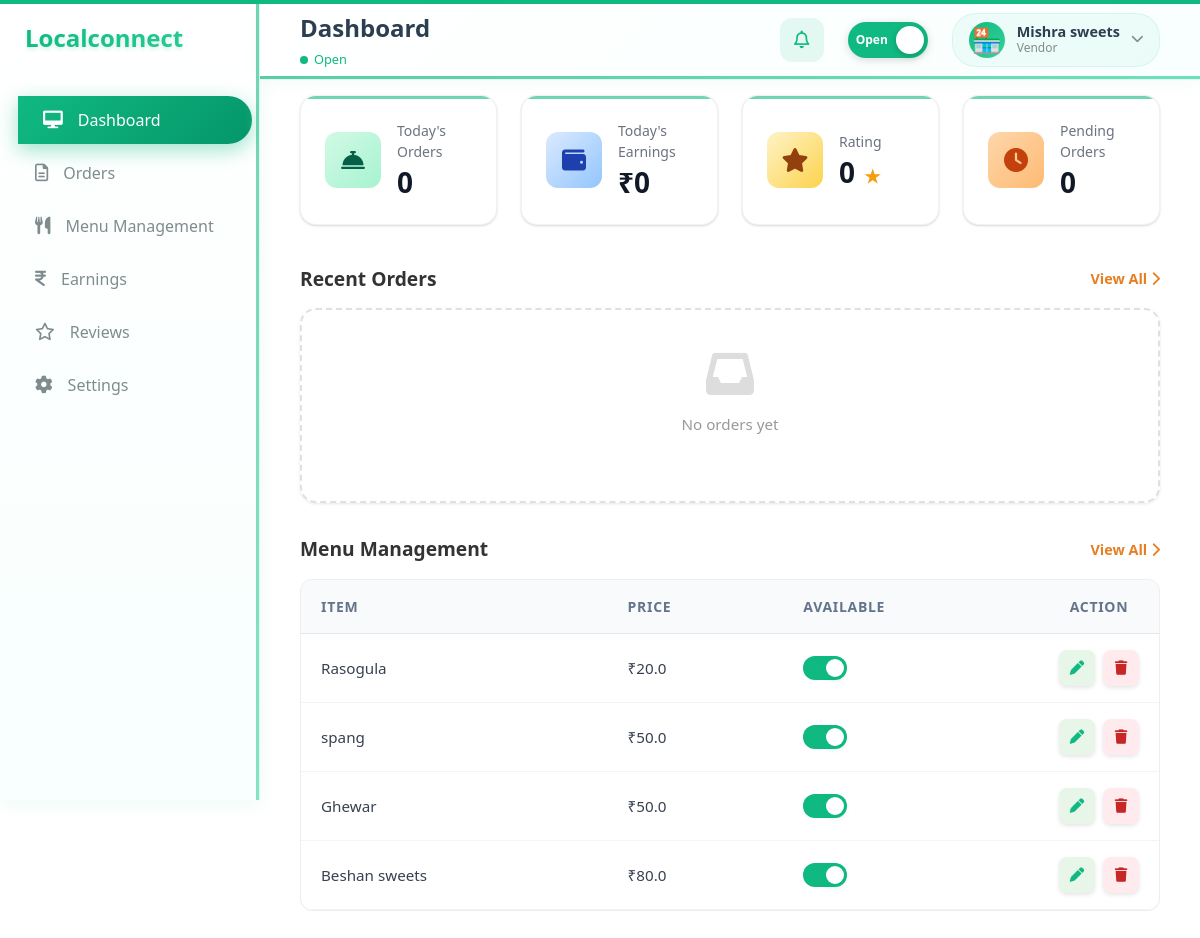
The page /vendor/dashboard (signed in) on the database its author committed.
### models/models.py (models this page shows, shortened)
class Vendor(db.Model):
    id = db.Column(db.Integer, primary_key=True)
    business_name = db.Column(db.String(100), nullable=False)
    email = db.Column(db.String(120), unique=True, nullable=False)
    business_category = db.Column(db.String(50), nullable=False)
    business_address = db.Column(db.String(200), nullable=False)
    phone = db.Column(db.String(20), nullable=False)
    password_hash = db.Column(db.String(128), nullable=False)
    is_open = db.Column(db.Boolean, default=True)
    shop_image = db.Column(db.String(200), default='🏪')
    menu_items = db.relationship('MenuItem', backref='vendor', lazy=True)
    orders = db.relationship('Order', backref='vendor', lazy=True)

class MenuItem(db.Model):
    id = db.Column(db.Integer, primary_key=True)
    vendor_id = db.Column(db.Integer, db.ForeignKey('vendor.id'), nullable=False)
    name = db.Column(db.String(100), nullable=False)
    sub_name = db.Column(db.String(100))
    category = db.Column(db.String(50))
    price = db.Column(db.Float, nullable=False)
    is_available = db.Column(db.Boolean, default=True)
    image_file = db.Column(db.String(100), default='default.jpg')

### app.py (the view)
@app.route('/vendor/dashboard')
@vendor_required
def vendor_dashboard():
    from datetime import date
    from sqlalchemy import func
    vendor_id = session['user_id']
    vendor = Vendor.query.get(vendor_id)
    orders = Order.query.filter_by(vendor_id=vendor_id).order_by(Order.created_at.desc()).limit(5).all()
    unread_count = Order.query.filter_by(vendor_id=vendor_id, status='Pending').count()
    today = date.today()
    todays_orders = Order.query.filter(Order.vendor_id==vendor_id, func.date(Order.created_at)==today).count()
    todays_earnings = db.session.query(func.sum(Order.total)).filter(Order.vendor_id==vendor_id, func.date(Order.created_at)==today, Order.status!='Rejected').scalar() or 0
    pending_orders = unread_count
    avg_rating = db.session.query(func.avg(Order.review_rating)).filter(Order.vendor_id==vendor_id, Order.review_rating!=None).scalar() or 0
    avg_rating = round(avg_rating, 1) if avg_rating else 0
    menu_items = MenuItem.query.filter_by(vendor_id=vendor_id).limit(5).all()
    return render_template('vendor/vendor_dashboard.html', orders=orders, vendor_profile=vendor, unread_count=unread_count,
                         todays_orders=todays_orders, todays_earnings=todays_earnings, pending_orders=pending_orders,
                         avg_rating=avg_rating, menu_items=menu_items)

### app.py (called while the page is built)
def vendor_required(f):
    @wraps(f)
    def decorated_function(*args, **kwargs):
        if 'user_id' not in session or session.get('user_role') != 'vendor':
            flash('Access denied. Vendor login required.', 'error')
            return redirect(url_for('sign_in'))
        return f(*args, **kwargs)
    return decorated_function

### templates/vendor/vendor_dashboard.html (shortened to what this page needs)
{% extends "vendor/base.html" %}
{% block page_title %}Dashboard{% endblock %}
{% block extra_css %}
<link rel="stylesheet" href="{{ url_for('static', filename='css/vendor/dashboard.css') }}">
<link rel="stylesheet" href="{{ url_for('static', filename='css/vendor/menu.css') }}">
{% endblock %}
{% block content %}
<div class="dashboard-wrapper" data-status="{{ 'open' if vendor_profile and vendor_profile.is_open else 'closed' }}">
    <div class="stats-grid">
        <div class="stat-card">
            <div class="stat-icon-box green-bg">
                <i class="fa-solid fa-bell-concierge"></i>
            </div>
            <div class="stat-info">
                <p>Today's Orders</p>
                <h3>{{ todays_orders }}</h3>
            </div>
        </div>
        <div class="stat-card">
            <div class="stat-icon-box blue-bg">
                <i class="fa-solid fa-wallet"></i>
            </div>
            <div class="stat-info">
                <p>Today's Earnings</p>
                <h3>₹{{ "%.0f"|format(todays_earnings) }}</h3>
            </div>
        </div>
        <div class="stat-card">
            <div class="stat-icon-box star-bg">
                <i class="fa-solid fa-star"></i>
            </div>
            <div class="stat-info">
                <p>Rating</p>
                <h3>{{ avg_rating }} <span class="star-mini">★</span></h3>
            </div>
        </div>
        <div class="stat-card">
            <div class="stat-icon-box orange-bg">
                <i class="fa-solid fa-clock"></i>
            </div>
            <div class="stat-info">
                <p>Pending Orders</p>
                <h3>{{ pending_orders }}</h3>
            </div>
        </div>
    </div>
    <div class="dashboard-section">
        <div class="section-header">
            <h3>Recent Orders</h3>
            <a href="/vendor/orders" class="view-link">View All <i class="fa-solid fa-chevron-right"></i></a>
        </div>
        <div class="orders-grid">
            {% for order in orders %}
            <div class="order-card compact" data-order-id="{{ order.id }}">
                <div class="order-header">
                    <div class="order-id">#{{ order.id }}</div>
                    <div class="order-time">{{ order.created_at.strftime('%H:%M') if order.created_at else 'Now' }}</div>
                </div>
                <div class="order-content">
                    <div class="order-items-compact">{{ order.items_summary }}</div>
                    <div class="order-meta">
                        <span class="order-type-compact {{ 'delivery' if order.order_type == 'Delivery' else 'takeaway' }}">
                            <i class="fa-solid {{ 'fa-motorcycle' if order.order_type == 'Delivery' else 'fa-bag-shopping' }}"></i>
                            {{ order.order_type }}
                        </span>
                        <span class="order-amount">₹{{ order.total_price }}</span>
                    </div>
                </div>
                <div class="order-status-section">
                    <div class="status-badge-compact status-{{ (order.status or 'pending').lower() }}" id="status-{{ order.id }}">
                        {{ order.status or 'Pending' }}
                    </div>
                    <div class="order-actions-compact" id="actions-{{ order.id }}">
                        {% if not order.status or order.status == 'Pending' %}
                        <button class="btn-action accept" onclick="updateOrderStatus({{ order.id }}, 'Accepted')">
                            Accept
                        </button>
                        <button class="btn-action reject" onclick="updateOrderStatus({{ order.id }}, 'Rejected')">
                            Reject
                        </button>
                        {% endif %}
                    </div>
                </div>
            </div>
            {% else %}
            <div class="empty-state" style="text-align: center; padding: 40px; color: #666;">
                <i class="fa-solid fa-inbox" style="font-size: 3rem; color: #ddd; margin-bottom: 15px;"></i>
                <p>No orders yet</p>
            </div>
            {% endfor %}
        </div>
    </div>
    <div class="dashboard-section">
        <div class="section-header">
            <h3>Menu Management</h3>
            <a href="/vendor/menu" class="view-link">View All <i class="fa-solid fa-chevron-right"></i></a>
        </div>
        <div class="menu-preview-card">
            <div class="dashboard-table-wrapper">
                <table class="dashboard-table">
                    <thead>
                        <tr>
                            <th>Item</th>
                            <th>Price</th>
                            <th>Available</th>
                            <th>Action</th>
                        </tr>
                    </thead>
                    <tbody>
                        {% for item in menu_items %}
                        <tr>
                            <td>{{ item.name }}</td>
                            <td>₹{{ item.price }}</td>
                            <td>
                                <label class="switch">
                                    <span class="slider round"></span>
                                </label>
                            </td>
                            <td>
                                <div class="action-buttons">
                                    <button class="btn-edit" onclick="openEditModal({{ item.id }})" title="Edit Item">
                                        <i class="fa-solid fa-pen"></i>
                                    </button>
                                    <button class="btn-delete" onclick="deleteItem({{ item.id }})" title="Delete Item">
                                        <i class="fa-solid fa-trash"></i>
                                    </button>
                                </div>
                            </td>
                        </tr>
                        {% else %}
                        <tr>
                            <td colspan="4" style="text-align: center; color: #666; padding: 20px;">
                                No menu items found. <a href="/vendor/menu" style="color: var(--primary-green);">Add items</a>
                            </td>
                        </tr>
                        {% endfor %}
                    </tbody>
                </table>
            </div>
        </div>
    </div>
</div>
{% endblock %}

### templates/vendor/base.html (shortened to what this page needs)
<!DOCTYPE html>
<html lang="en">
<head>
    <link rel="stylesheet" href="{{ url_for('static', filename='css/vendor/base.css') }}">
    <link rel="stylesheet" href="https://cdnjs.cloudflare.com/ajax/libs/font-awesome/6.0.0/css/all.min.css">
    {% block extra_css %}{% endblock %}
</head>
<body>
    <div class="container">
        <aside class="sidebar">
            <div class="logo">
                <h1>Localconnect</h1>
            </div>
            <nav>
                <ul>
                    <li class="{{ 'active' if request.path == '/vendor/dashboard' }}">
                        <a href="/vendor/dashboard"><i class="fa-solid fa-desktop"></i> Dashboard</a>
                    </li>
                    <li class="{{ 'active' if request.path == '/vendor/orders' }}">
                        <a href="/vendor/orders"><i class="fa-regular fa-file-lines"></i> Orders</a>
                    </li>
                    <li class="{{ 'active' if request.path == '/vendor/menu' }}">
                        <a href="/vendor/menu"><i class="fa-solid fa-utensils"></i> Menu Management</a>
                    </li>
                    <li class="{{ 'active' if request.path == '/vendor/earnings' }}">
                        <a href="/vendor/earnings"><i class="fa-solid fa-indian-rupee-sign"></i> Earnings</a>
                    </li>
                    <li class="{{ 'active' if request.path == '/vendor/reviews' }}">
                        <a href="/vendor/reviews"><i class="fa-regular fa-star"></i> Reviews</a>
                    </li>
                    <li class="{{ 'active' if request.path == '/vendor/settings' }}">
                        <a href="/vendor/settings"><i class="fa-solid fa-gear"></i> Settings</a>
                    </li>
                </ul>
            </nav>
        </aside>
        <main class="main-content">
            <header class="top-header">
                <div class="header-left">
                    <div class="page-title-section">
                        <h2 id="page-title">{% block page_title %}{% endblock %}</h2>
                        <div class="status-indicator {{ 'open' if vendor_profile and vendor_profile.is_open else 'closed' }}">
                            <span class="status-dot"></span>
                            <span class="status-text">{{ 'Open' if vendor_profile and vendor_profile.is_open else 'Closed' }}</span>
                        </div>
                    </div>
                </div>
                <div class="header-right">
                    <div class="header-actions">
                        <div class="notification-wrapper">
                            <button class="notification-btn" onclick="toggleDropdown('notif-content')" aria-label="Notifications">
                                <i class="fa-regular fa-bell"></i>
                            </button>
                        </div>
                        <div class="shop-status-toggle">
                            <div class="toggle-switch premium">
                                <label for="header_shop_status" class="switch-label" aria-label="Toggle shop status">
                                    <span class="switch-slider"></span>
                                    <span class="switch-text">{{ 'Open' if vendor_profile and vendor_profile.is_open else 'Closed' }}</span>
                                </label>
                            </div>
                        </div>
                        <div class="profile-section dropdown">
                            <div class="profile-pill" onclick="toggleDropdown('profile-content')" aria-label="Profile menu">
                                <div class="profile-avatar" id="headerShopImage" onclick="event.stopPropagation(); showShopImageModal();" style="cursor: pointer;" title="Click to change profile image">
                                    {% if vendor_profile and vendor_profile.shop_image %}
                                        {{ vendor_profile.shop_image }}
                                    {% else %}
                                        <i class="fa-solid fa-store"></i>
                                    {% endif %}
                                </div>
                                <div class="profile-info">
                                    <span class="profile-name">
                                        {% if vendor_profile and vendor_profile.business_name %}
                                            {{ vendor_profile.business_name[:15] }}{% if vendor_profile.business_name|length > 15 %}...{% endif %}
                                        {% else %}
                                            Localconnect
                                        {% endif %}
                                    </span>
                                    <span class="profile-role">Vendor</span>
                                </div>
                                <i class="fa-solid fa-chevron-down dropdown-arrow"></i>
                            </div>
                        </div>
                    </div>
                </div>
            </header>
            <section class="content">
                {% block content %}{% endblock %}
            </section>
        </main>
    </div>
</body>
</html>

### rows shown on the page
Vendor: is_open "Open", shop_image "🏪", business_name "Mishra sweets"
MenuItem: name "Rasogula", price "20.0"
MenuItem: name "spang", price "50.0"
MenuItem: name "Ghewar", price "50.0"
MenuItem: name "Beshan sweets", price "80.0"

### other values the page prints
{{ todays_orders }} "0"
{{ "%.0f"|format(todays_earnings) }} "0"
{{ avg_rating }} "0"
{{ pending_orders }} "0"
